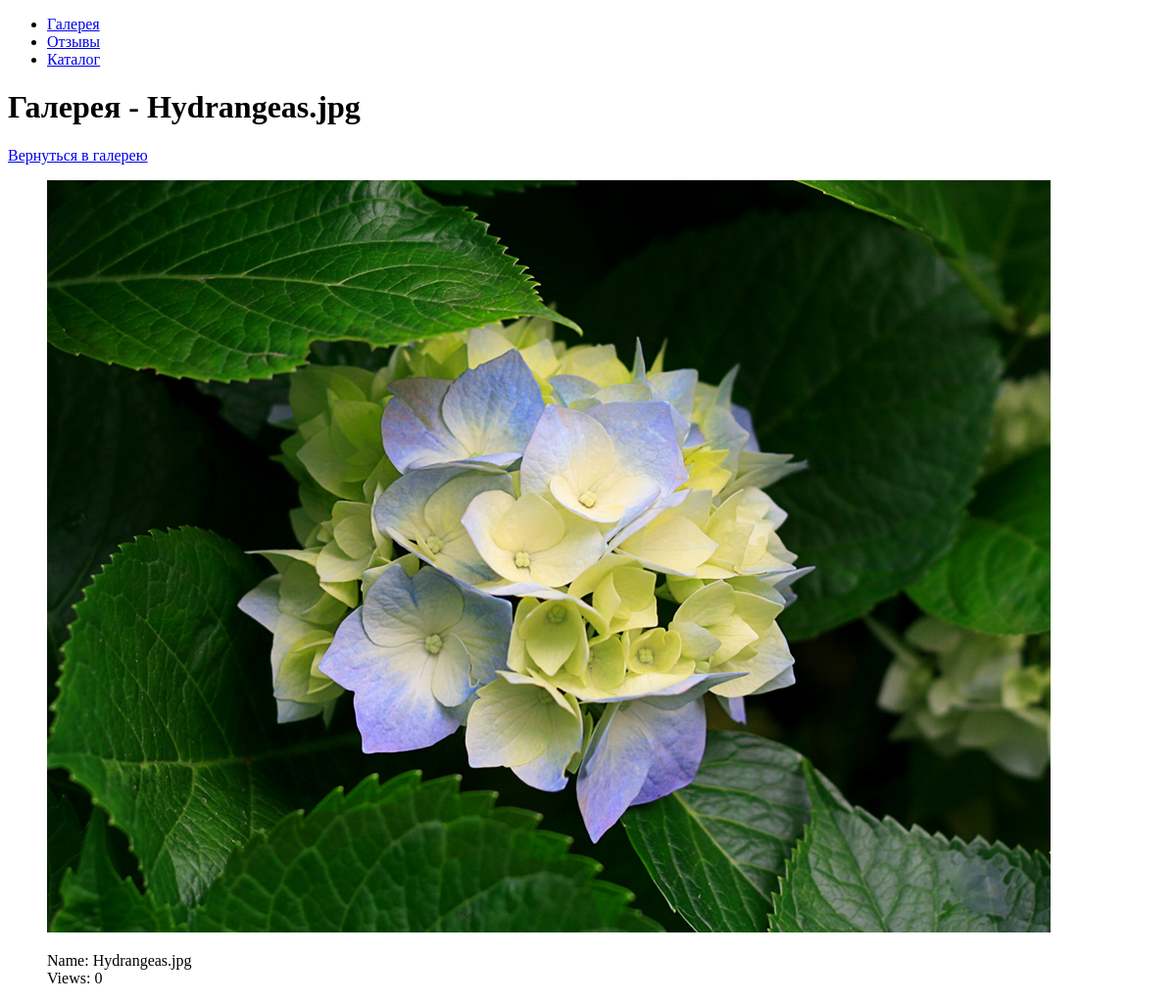
Page /?mod=gallery&img=1 on the committed database.
### tables this page shows
CREATE TABLE IF NOT EXISTS `gallery_images` (
  `id` int(11) NOT NULL AUTO_INCREMENT,
  `name` varchar(255) NOT NULL,
  `path` varchar(255) NOT NULL,
  `size` int(11) NOT NULL,
  `views` int(11) NOT NULL,
  PRIMARY KEY (`id`)
);

### modules/gallery_proc.php (called while the page is built, shortened)
<?php
$title = "Галерея";
if($_GET['img']) {
    $id = intval($_GET['img']);
    mysqli_query($conn, "UPDATE gallery_images SET views=views+1 WHERE id=$id LIMIT 1");
    $result = mysqli_query($conn, "SELECT * FROM gallery_images WHERE id=$id LIMIT 1");
    $img = mysqli_fetch_assoc($result);
    $title .= " - ".$img['name'];
}

### index.php (the view, shortened to what this page needs)
<?php
$mod = $_GET['mod'] ? (string)htmlspecialchars(strip_tags($_GET['mod'])) : DEFAULT_MOD;
if (file_exists("modules/" . $mod . "_proc.php")) {
    $process = "modules/" . $mod . "_proc.php";
}
if (file_exists("modules/" . $mod . ".php")) {
    $content = "modules/" . $mod . ".php";
}
else {
    header("Location: /php1.6/");
}
if ($process) include $process;
?>
<!DOCTYPE html>
<html>
<head>
    <link rel="stylesheet" href="style.css">
</head>
<body>
    <ul>
        <li><a href="?mod=gallery">Галерея</a></li>
        <li><a href="?mod=feedback">Отзывы</a></li>
        <li><a href="?mod=catalog">Каталог</a></li>
    </ul>
    <h1><?=$title;?></h1>
    <?php
    require $content;
    ?>
</body>
</html>

### modules/gallery.php (shortened to what this page needs)
<?php
if($_GET['img']) {
?>
    <a href="/php1.6/?mod=gallery">Вернуться в галерею</a>
    <figure class="img">
        <p><img src="<?=$img['path'].$img['name']?>" alt="" /></p>
        <figcaption>
            <?="Name: ".$img['name']."<br>Views: ".$img['views']?>
        </figcaption>
    </figure>
<?php
}
?>

### style.css (style rules this page uses)
figure.img img { max-width: 100%; }

### rows in the picture
gallery_images: name "Галерея - Hydrangeas.jpg", path+name (picture), name "Hydrangeas.jpg", views "0"
